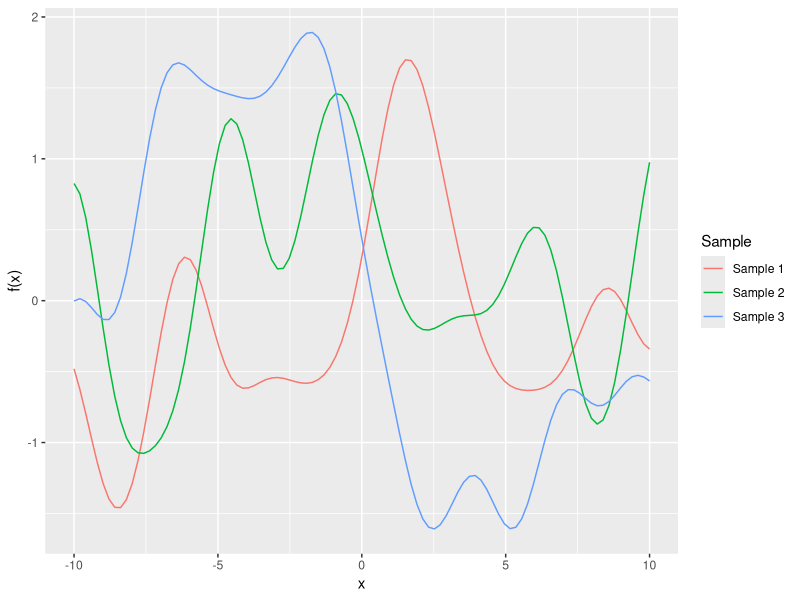
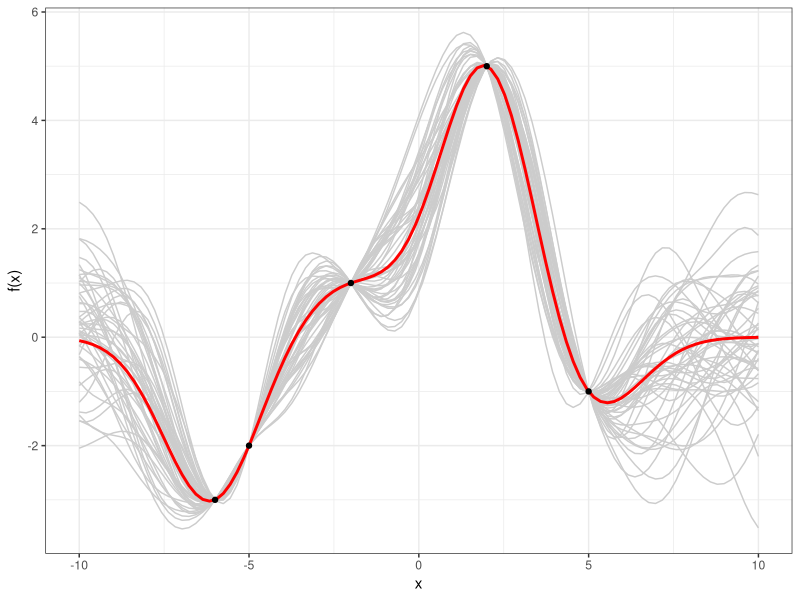
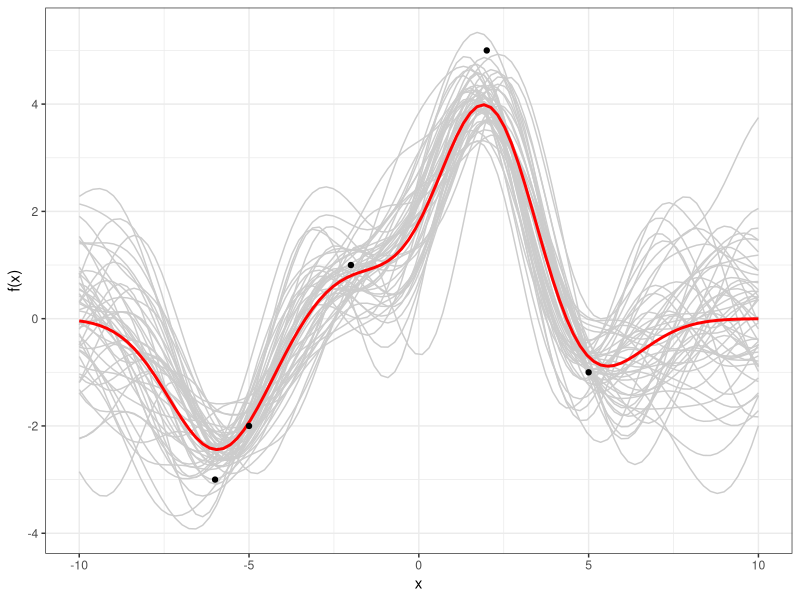

Here is the R script that generated these plots, in order:
# With some code based on http://www.r-bloggers.com/gaussian-process-regression-with-r/
  
library(MASS)
library(ggplot2)
library(reshape2)

sq.exp.kernel <- function(x1, x2, tau=1) {
  Sigma <- matrix(rep(0, length(x1)*length(x2)), nrow=length(x1), ncol=length(x2))
  
  for (i in 1:nrow(Sigma)) {
    for (j in 1:ncol(Sigma)) {
      Sigma[i,j] <- exp(-(abs(x1[i]-x2[j])/tau)^2)
    }
  }
  return(Sigma)

}

f.sample <- function(n, mu, Sigma){
  
  samples <- matrix(rep(0, length(mu)*n), nrow = length(x), ncol=n)
  for (i in 1:n){
    samples[,i] <- mvrnorm(1, mu, Sigma)
  }
  
  samples.df <- as.data.frame(samples)
  names(samples.df) <- paste('Sample', seq(ncol(samples.df)))
  
  samples <- cbind(x=x, samples.df)
  samples <- melt(samples, id='x', variable.name = 'Sample')
  
  return(samples)
}

plot.samples <- function(x, samples){
  
  gg <- ggplot(samples, aes(x=x, y=value, color=Sample)) + 
    geom_line() +
    labs(x='x', y='f(x)')

  return(gg)
}



conditional.kernel.noise <- function(df, x, kernel, params, sigma.noise=0.1){
  
  k.xx <- kernel(df$x, df$x, params)
  k.xxs <- kernel(df$x, x, params)
  k.xsx <- kernel(x, df$x, params)
  k.xsxs <- kernel(x, x, params)
  
  f.bar.star <- k.xsx%*%solve(k.xx + sigma.noise^2*diag(1, ncol(k.xx)))%*%df$y
  cov.f.star <- k.xsxs - k.xsx%*%solve(k.xx + sigma.noise^2*diag(1, ncol(k.xx)))%*%k.xxs
  
  return(list('f.bar.star'=f.bar.star, 'cov.f.star'=cov.f.star))

}

conditional.kernel <- function(df, x, kernel, params){
  
  k.xx <- kernel(df$x, df$x, params)
  k.xxs <- kernel(df$x, x, params)
  k.xsx <- kernel(x, df$x, params)
  k.xsxs <- kernel(x, x, params)
  
  f.bar.star <- k.xsx%*%solve(k.xx)%*%df$y
  cov.f.star <- k.xsxs - k.xsx%*%solve(k.xx)%*%k.xxs
  
  return(list('f.bar.star'=f.bar.star, 'cov.f.star'=cov.f.star))
}

posterior.plot <- function(df, x, mu, samples){
  
  mu.df <- data.frame(x=x, y=mu)
  
  ggplot(samples, aes(x=x, y=value)) +
    geom_line(aes(group=Sample), colour="grey80") +
    geom_line(data=mu.df, aes(x=x, y=y), colour="red", size=1) + 
    geom_point(data=df, aes(x=x,y=y)) +
    theme_bw() +
    labs(x='x', y='f(x)')
  
}

x <- seq(-10, 10, length.out=1e2)
Sigma <- sq.exp.kernel(x, x, tau=2)
mu <- rep(0, length(x))
samples <- f.sample(3, mu, Sigma)
plot.samples(x, samples)

observed.data <- data.frame(x=c(-6, -5, -2, 2, 5),
                            y=c(-3, -2, 1, 5, -1))

Q <- conditional.kernel(observed.data, x, sq.exp.kernel, params = 2)
samples.posterior <- f.sample(50, Q$f.bar.star, Q$cov.f.star)

posterior.plot(observed.data, x=x, mu=Q$f.bar.star, samples = samples.posterior)

Q.noise <- conditional.kernel.noise(observed.data, x, sq.exp.kernel, params = 2, sigma.noise = 0.5)
samples.posterior.noise <- f.sample(50, Q.noise$f.bar.star, Q.noise$cov.f.star)

posterior.plot(observed.data, x=x, mu=Q.noise$f.bar.star, samples = samples.posterior.noise)

